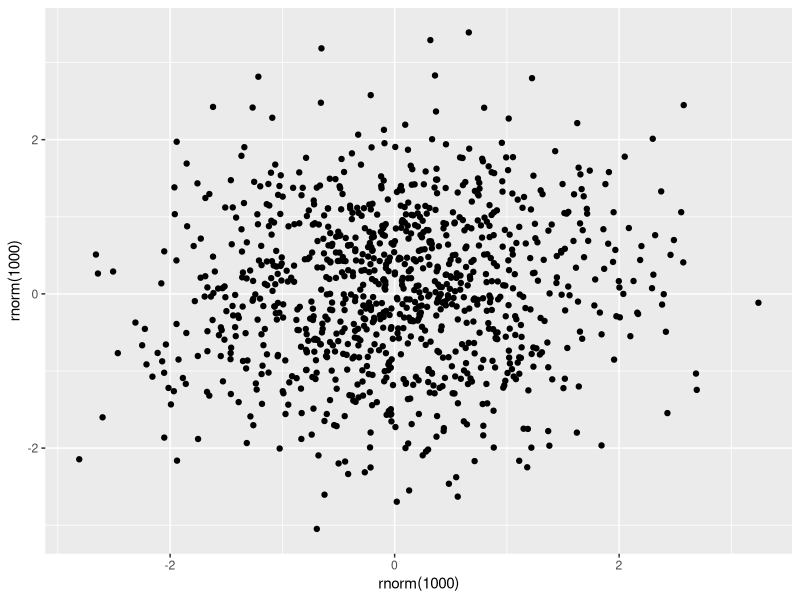

This figure's R source:
## ---- chunk 1
library(knitr)
opts_chunk$set(cache=TRUE)
knit_hooks$set(optipng = hook_optipng)
## ---- chunk 2
library(methods)
library(ggplot2)
set.seed(123)
qplot(rnorm(1e3), rnorm(1e3))
## ---- chunk 3

## ---- chunk 4

